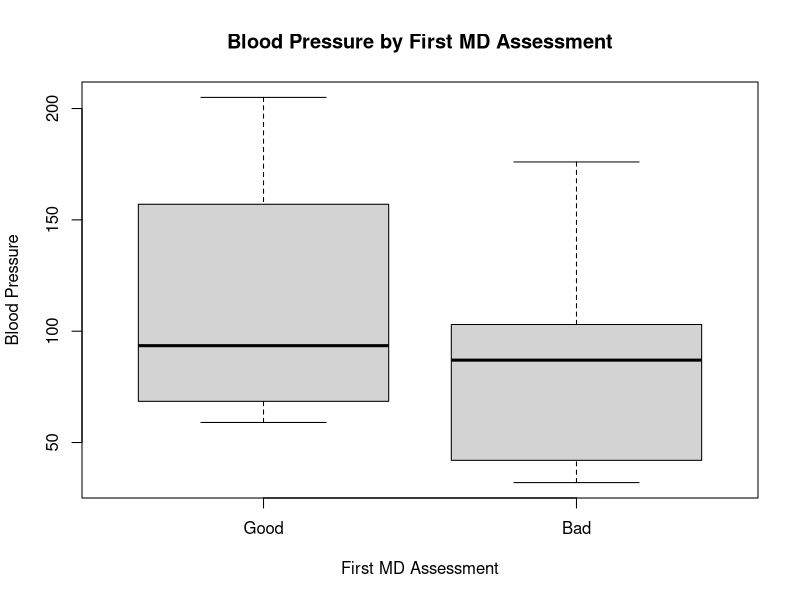
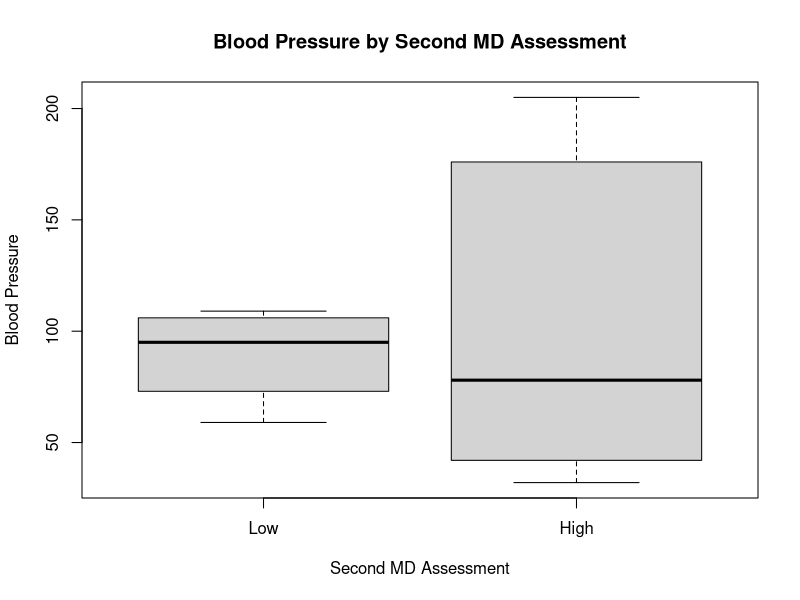
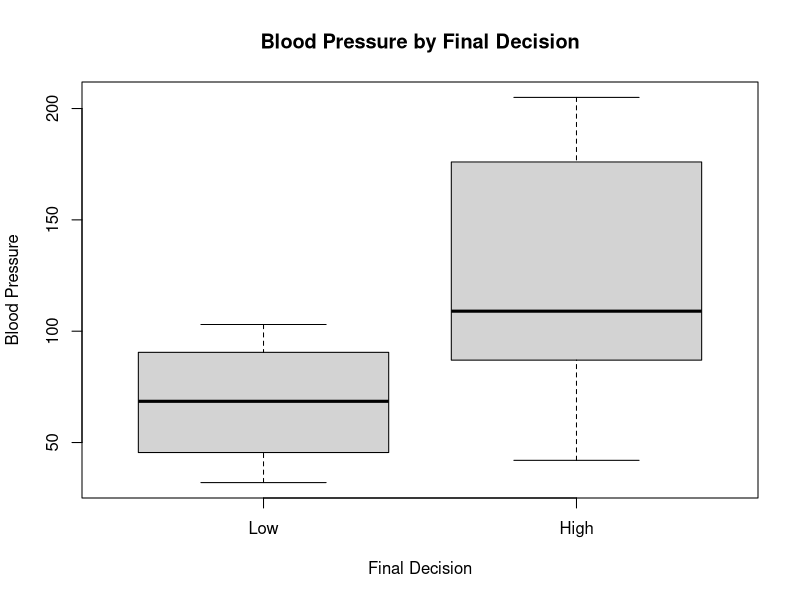
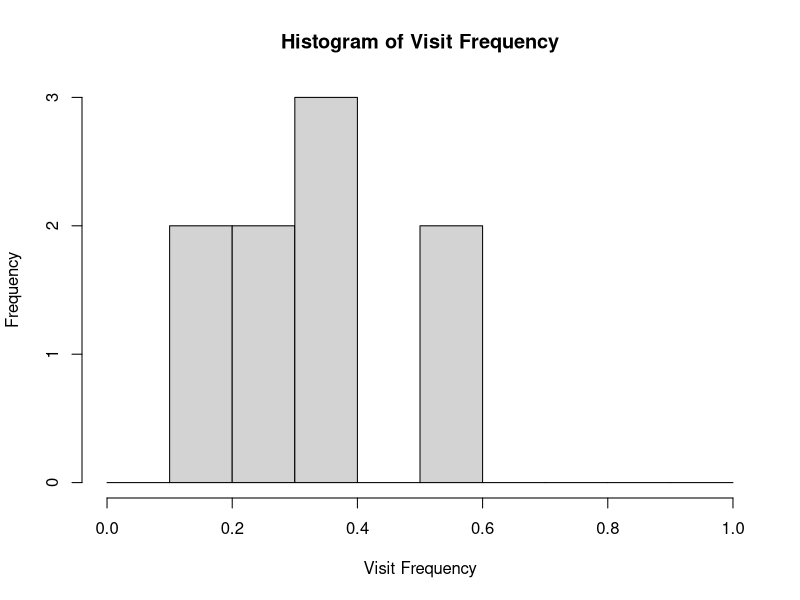
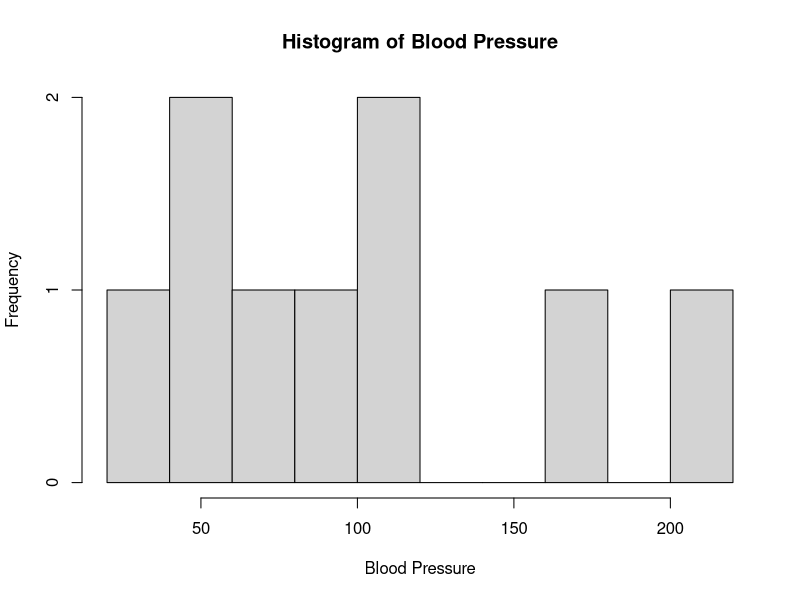

Recreate these plots in R, in order.
# Assignment #4 - Data Cleaning and Visualization

# Create vectors
Frequency <- c(0.6, 0.3, 0.4, 0.4, 0.2, 0.6, 0.3, 0.4, 0.9, 0.2)

BloodPressure <- c(103, 87, 32, 42, 59, 109, 78, 205, 135, 176)

FirstAssess <- c(1, 1, 1, 1, 0, 0, 0, 0, NA, 1)
# bad = 1, good = 0

SecondAssess <- c(0, 0, 1, 1, 0, 0, 1, 1, 1, 1)
# low = 0, high = 1

FinalDecision <- c(0, 1, 0, 1, 0, 1, 0, 1, 1, 1)
# low = 0, high = 1

# Create data frame
df_hosp <- data.frame(
  Frequency,
  BloodPressure,
  FirstAssess,
  SecondAssess,
  FinalDecision,
  stringsAsFactors = FALSE
)

# Inspect the data
summary(df_hosp)

# Check for missing values
is.na(df_hosp)

# Remove rows containing NA
df_hosp <- na.omit(df_hosp)

# Check cleaned data
summary(df_hosp)
df_hosp

# -----------------------------------------
# SIDE-BY-SIDE BOXPLOTS
# -----------------------------------------

# BP by First MD Assessment
png("BP_First_Assessment.png", width = 800, height = 600)

boxplot(
  BloodPressure ~ FirstAssess,
  data = df_hosp,
  names = c("Good", "Bad"),
  ylab = "Blood Pressure",
  xlab = "First MD Assessment",
  main = "Blood Pressure by First MD Assessment"
)

dev.off()


# BP by Second MD Assessment
png("BP_Second_Assessment.png", width = 800, height = 600)

boxplot(
  BloodPressure ~ SecondAssess,
  data = df_hosp,
  names = c("Low", "High"),
  ylab = "Blood Pressure",
  xlab = "Second MD Assessment",
  main = "Blood Pressure by Second MD Assessment"
)

dev.off()


# BP by Final Decision
png("BP_Final_Decision.png", width = 800, height = 600)

boxplot(
  BloodPressure ~ FinalDecision,
  data = df_hosp,
  names = c("Low", "High"),
  ylab = "Blood Pressure",
  xlab = "Final Decision",
  main = "Blood Pressure by Final Decision"
)

dev.off()


# -----------------------------------------
# HISTOGRAMS
# -----------------------------------------

# Histogram of Frequency
png("Frequency_Histogram.png", width = 800, height = 600)

hist(
  df_hosp$Frequency,
  breaks = seq(0, 1, by = 0.1),
  xlab = "Visit Frequency",
  main = "Histogram of Visit Frequency"
)

dev.off()


# Histogram of Blood Pressure
png("BloodPressure_Histogram.png", width = 800, height = 600)

hist(
  df_hosp$BloodPressure,
  breaks = 8,
  xlab = "Blood Pressure",
  main = "Histogram of Blood Pressure"
)

dev.off()
